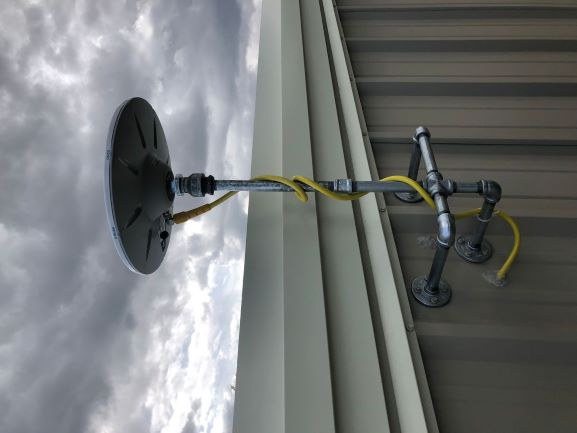
#> input picture images/stations/IDHD_Homedale-Antenna.jpg, 577 x 433 px
$ python AutoRotate.py -d ../images/stations   (Python 2 division)   (older library calls are emulated)
#> lines starting #> are read from the running program, lines starting #| are printed output that depends on the picture
#!/usr/bin/env python
"""
File: autorotate.py
Origial Author: Damien Riquet <d.riquet@gmail.com>
Current Maintainer: Trinh Nguyen <dangtrinhnt[at]gmail[dot]com>
Description: This script provides an auto-rotate feature of pictures

USAGE: autorotate.py [-h] [--recursive] directory [directory ...]

positional arguments:
  directory

optional arguments:
  -h, --help       show this help message and exit
  --recursive, -r
"""

import os, re, argparse
from PIL import Image

# this will help you bypass the truncated images
# the truncated images will be completed to full size with gray color.
from PIL import ImageFile
ImageFile.LOAD_TRUNCATED_IMAGES = True


picture_re = re.compile(r'.*\.jpg$', re.IGNORECASE)


def autorotate(path):
    """ This function autorotates a picture """
    image = Image.open(path)
#> image is the input picture: PIL image 577x433 RGB; mean R, G, B 116.4, 119.1, 119.1
    try:
        exif = image._getexif()
#> exif = {274: 6}
    except AttributeError as e:
        print "Could not get exif - Bad image!"
        return False

    (width, height) = image.size
#> width = 577; height = 433
    # print "\n===Width x Heigh: %s x %s" % (width, height)
    if not exif:
        if width > height:
            image = image.rotate(90)
            image.save(path, quality=100)
            return True
    else:
        orientation_key = 274 # cf ExifTags
        if orientation_key in exif:
            orientation = exif[orientation_key]
#> orientation = 6
            rotate_values = {
                3: 180,
                6: 270,
                8: 90
            }
            if orientation in rotate_values:
                # Rotate and save the picture
                image = image.rotate(rotate_values[orientation])
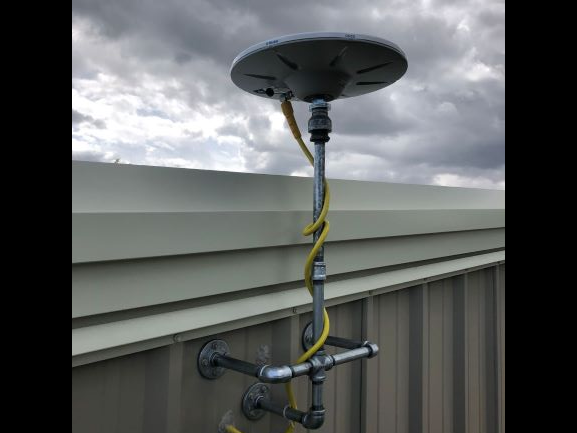
#> image: PIL image 577x433 RGB; mean R, G, B 89.3, 91.8, 91.5
#> (the run stopped early here; a loop or call above may not have finished)

$ run again, on images/stations/IDMU_Murphy-Antenna-2.jpg
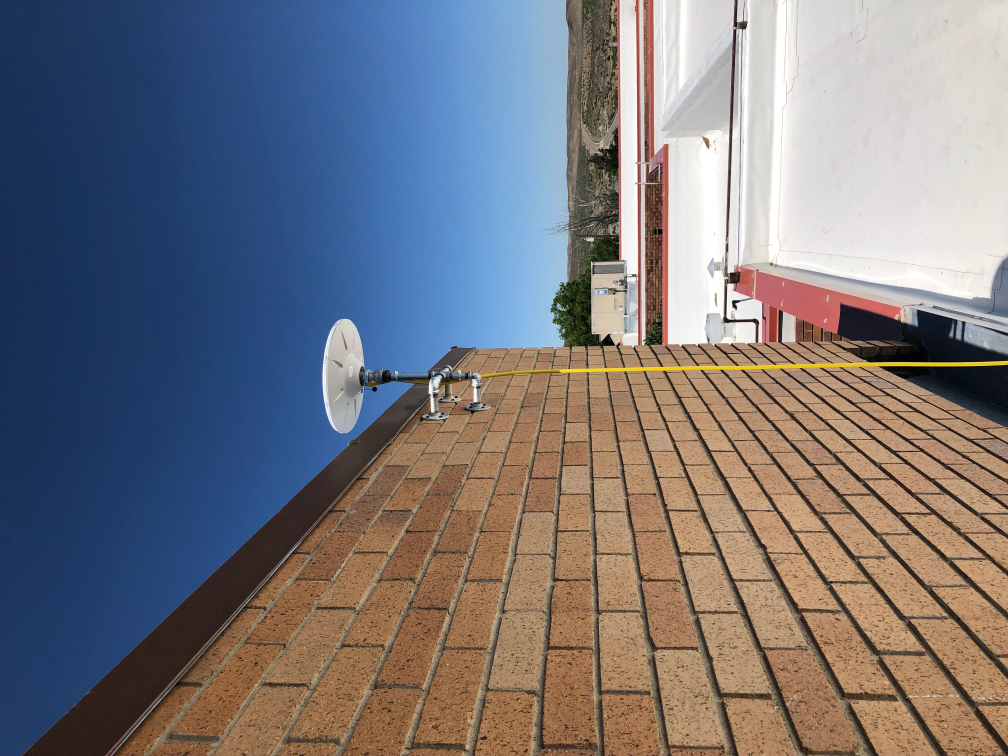
#> input picture images/stations/IDMU_Murphy-Antenna-2.jpg, 4032 x 3024 px (shown at 1/4 size)
#> in autorotate, image is the input picture: PIL image 4032x3024 RGB; mean R, G, B 119.6, 117.8, 123.9
#> in autorotate, `image = image.rotate(90)`:
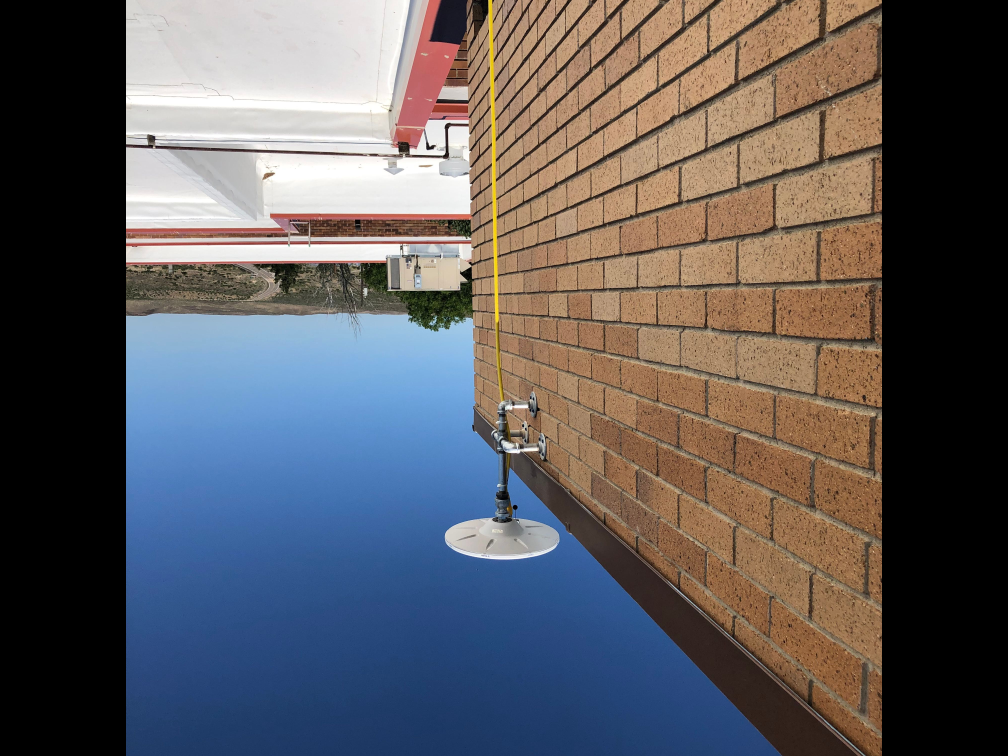
#> image: PIL image 4032x3024 RGB (shown at 1/4 size); mean R, G, B 94.5, 91.9, 95.1

$ run again, on images/stations/IDMU_Murphy-Antenna.jpg
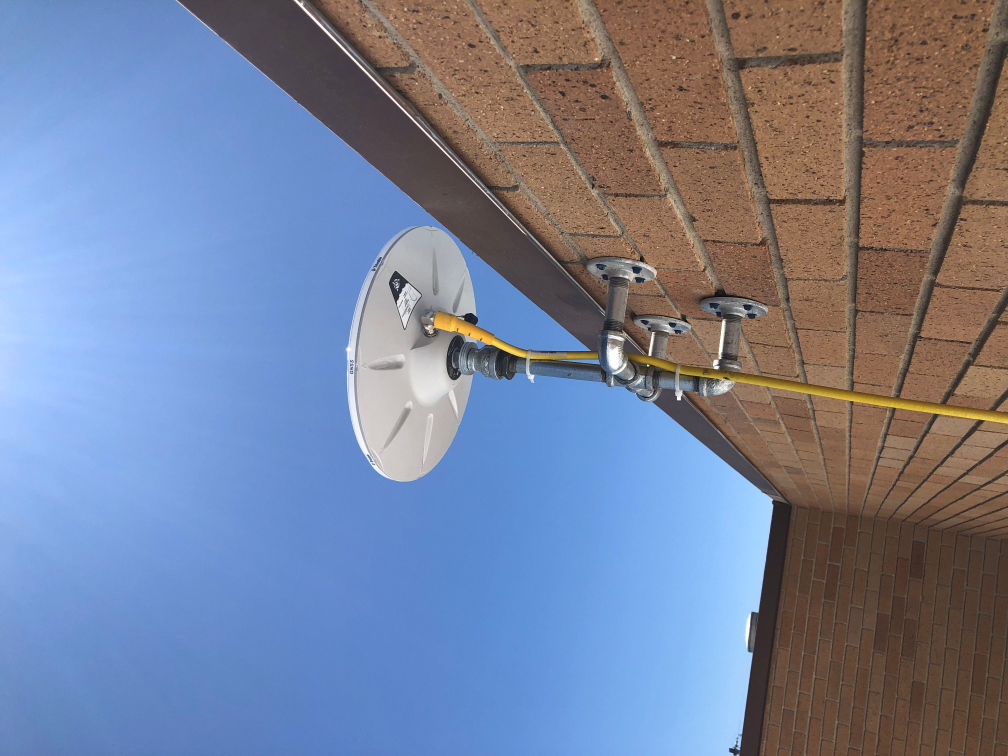
#> input picture images/stations/IDMU_Murphy-Antenna.jpg, 4032 x 3024 px (shown at 1/4 size)
#> in autorotate, image is the input picture: PIL image 4032x3024 RGB; mean R, G, B 118.8, 128.8, 153.6
#> in autorotate, `image = image.rotate(90)`:
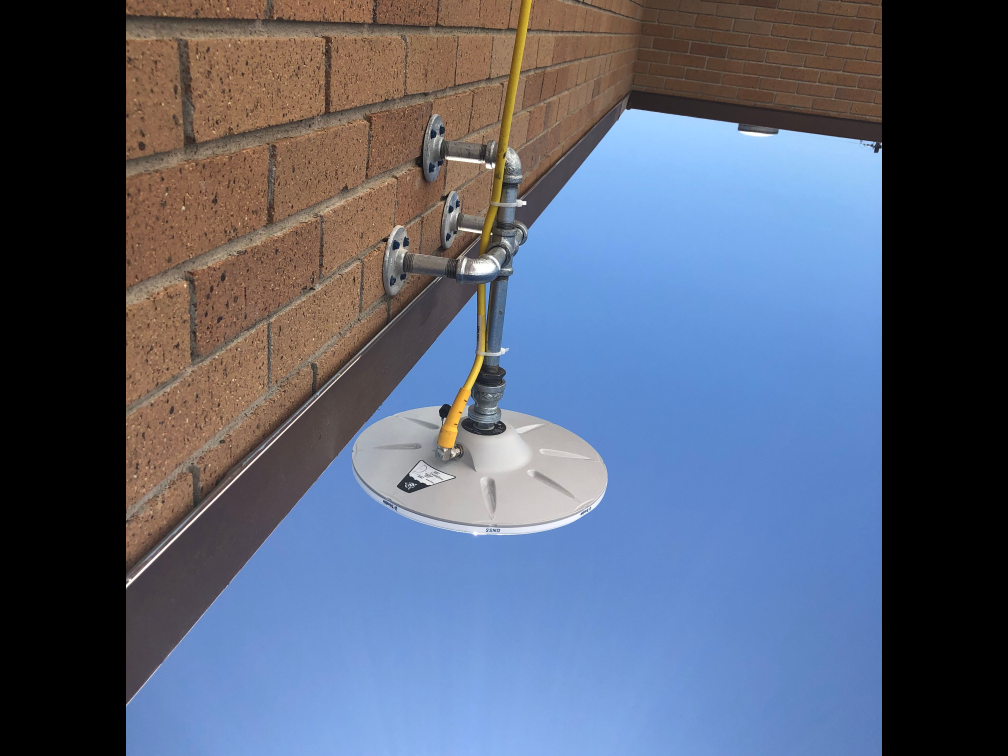
#> image: PIL image 4032x3024 RGB (shown at 1/4 size); mean R, G, B 87.8, 96.7, 116.9

$ run again, on images/stations/IDMU_Murphy-Rack.jpg
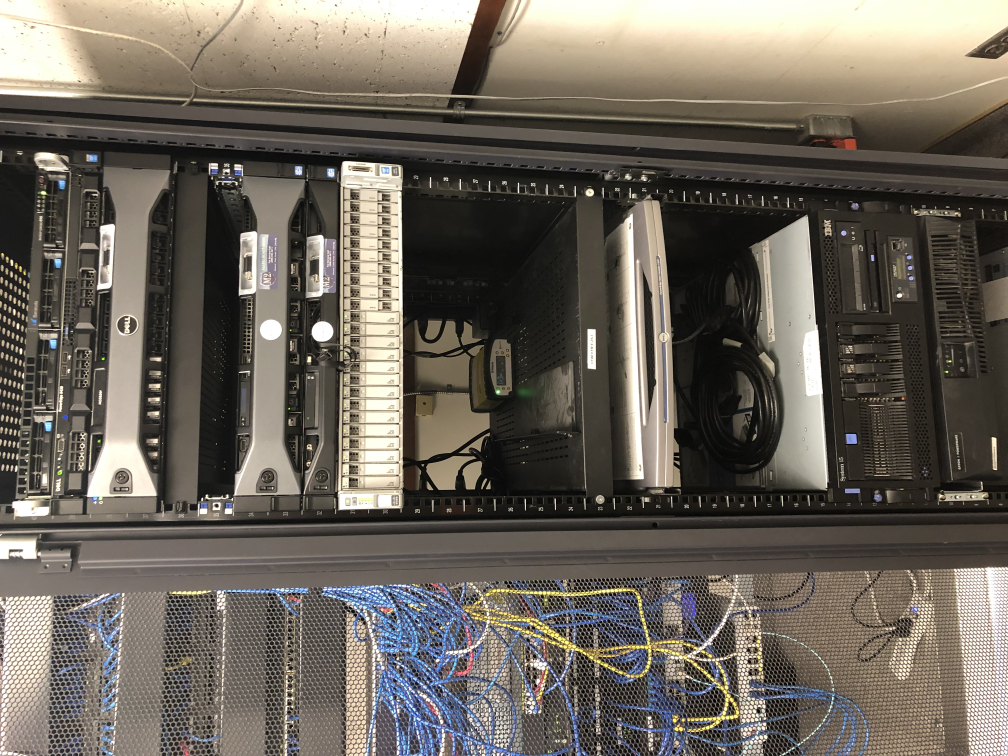
#> input picture images/stations/IDMU_Murphy-Rack.jpg, 4032 x 3024 px (shown at 1/4 size)
#> in autorotate, image is the input picture: PIL image 4032x3024 RGB; mean R, G, B 107.2, 100.7, 91.6
#> exif = 43 items
#> orientation = 6
#> in autorotate, `image = image.rotate(rotate_values[orientation])`:
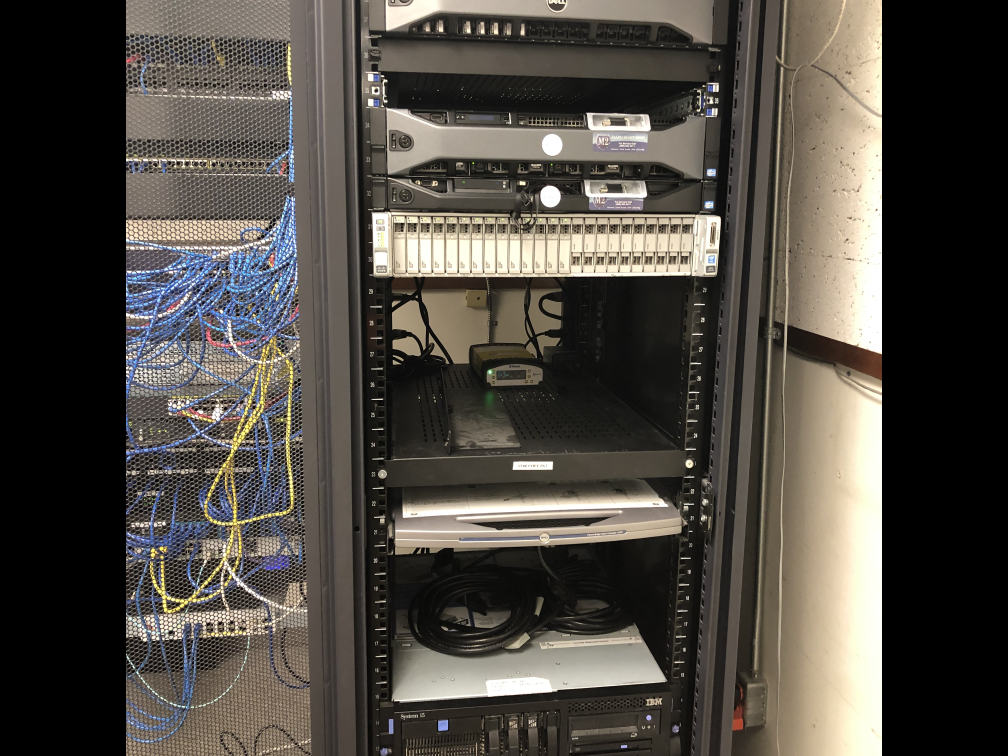
#> image: PIL image 4032x3024 RGB (shown at 1/4 size); mean R, G, B 78.1, 73.6, 67.1
